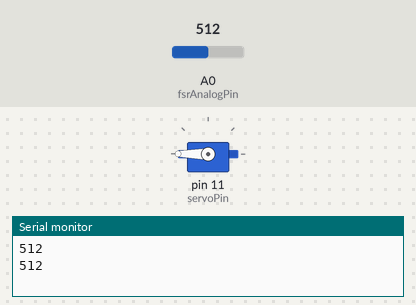
A sketch run on a simulated Arduino Uno, built with avr-gcc and run on an emulated ATmega328P. Shown: servo, the last lines printed to the serial monitor. The inputs (shaded band) are chosen by the test bench; at power-on: A0 (fsrAnalogPin) = 512.

Above: at 1.8 s.
1.9 s: A0 (fsrAnalogPin) set to 313
4.2 s: A0 (fsrAnalogPin) set to 284
At 5.8 s:
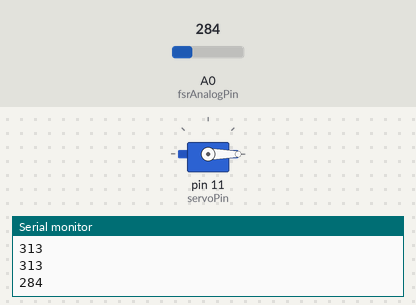
6.6 s: A0 (fsrAnalogPin) set to 306
At 7.6 s:
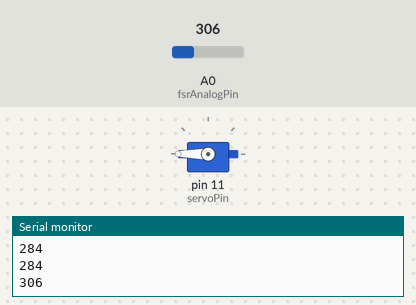
8.6 s: A0 (fsrAnalogPin) set to 290
At 10.6 s:
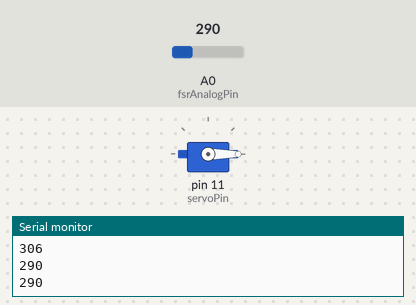
Timing chart, 0 to 11.6 s (numbered marks = the images above; inputs shaded):
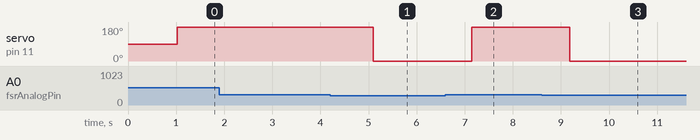

Measured:
- the behaviour switches between 300 and 299 on A0 (fsrAnalogPin) (found by bisection; images 0 and 1)
- after the input at 4.2 s, servo on pin 11 (servoPin): 180° → 0° after 0.90 s
- after the input at 6.6 s, servo on pin 11 (servoPin): 0° → 180° after 0.54 s
- after the input at 8.6 s, servo on pin 11 (servoPin): 180° → 0° after 0.58 s

The sketch:

servo_2.ino
```cpp
#include <Servo.h>

Servo servo1;

const int fsrAnalogPin = 0;
const int servoPin = 11;
const int minPulse = 1000;
const int maxPulse = 2900;
const int LEDpin = 13;

int fsrReading;
int servoAngle;
int firstTime;

void setup(void) {
  servo1.attach(servoPin, minPulse, maxPulse);
  Serial.begin(9600);
}

void loop(void) {
  fsrReading = analogRead(fsrAnalogPin);
  Serial.println(fsrReading);

  if(fsrReading > 0 && firstTime == 0)
  {
    delay(1000);
    firstTime = 1;
  }
  else
  {
  if(fsrReading >= 100 && fsrReading < 300)  //Se impone una condición. Si es cumplida se realizarán las acciones siguientes.
  {
    if(servoAngle > 0)
    {
      servo1.write(0);
    }
    digitalWrite(LEDpin, HIGH);
    delay (1000);
  }
  else if(fsrReading >= 300)
  {
    digitalWrite(LEDpin, LOW);
    servoAngle = 180;
    servo1.write(servoAngle);
    delay(1000);
  }
  else if(fsrReading > 0 && fsrReading < 100)
  {
   digitalWrite(LEDpin, LOW);
   servoAngle = 180;
   servo1.write(servoAngle);
   delay(1000);
  }
  else if(!fsrReading)
  {
   digitalWrite(LEDpin, LOW);
   servoAngle = 0;
   servo1.write(servoAngle);
   delay(200);
  }
  firstTime = 0;
  }


  delay(20);  //Concedemos un espacio de tiempo entre acciones de 100 ms.

}
```
